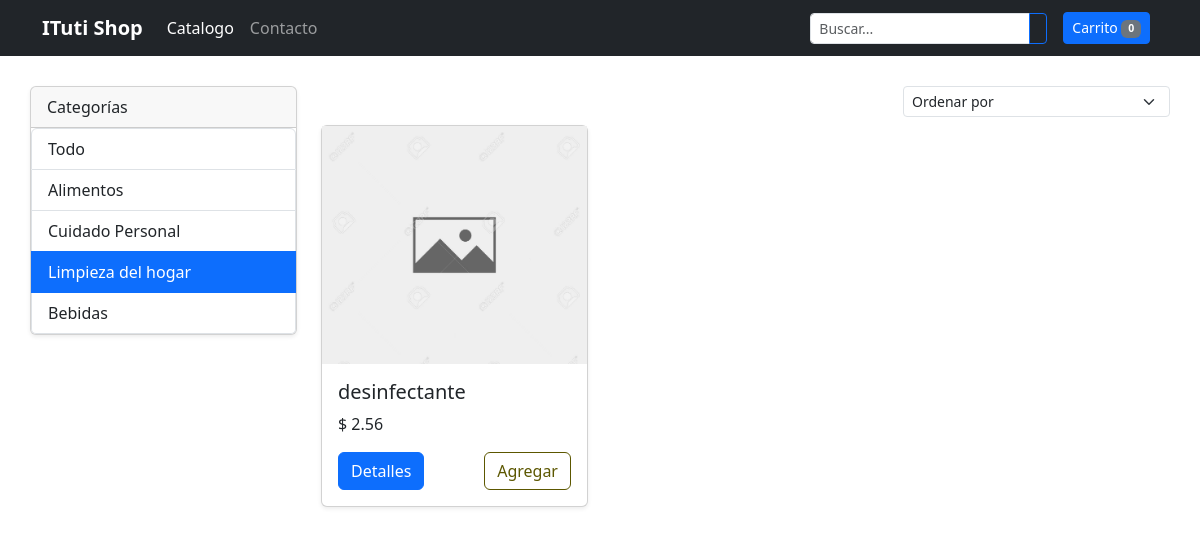
/index.php?cat=3, run on the app's committed database.
### tables this page shows
CREATE TABLE `categorias` (
  `id` int(11) NOT NULL,
  `nombre` varchar(200) NOT NULL,
  `activo` int(11) NOT NULL
);

CREATE TABLE `productos` (
  `id` int(11) NOT NULL,
  `nombre` varchar(200) NOT NULL,
  `descripcion` text NOT NULL,
  `precio` decimal(10,2) NOT NULL,
  `descuento` tinyint(3) NOT NULL DEFAULT 0,
  `id_categoria` int(11) NOT NULL,
  `activo` int(11) NOT NULL,
  `imagen` varchar(100) NOT NULL
);

### config/config.php (called while the page is built, shortened)
<?php
    $num_cart = 0;
?>

### index.php (the view, shortened to what this page needs)
<?php
    require 'config/config.php';
    $db = new Database();
    $con = $db->conectar();
    $idCategoria = $_GET['cat'] ?? '';
    $orden = $_GET['orden'] ?? '';
    $filtro = '';
    $orders = [
        'asc' => 'nombre ASC',
        'desc' => 'nombre DESC',
        'precio_alto' => 'precio DESC',
        'precio_bajo' => 'precio ASC'
    ];
    $order = $orders[$orden] ?? '';
    if(!empty($idCategoria)){
        $sql = $con->prepare("SELECT id, nombre, precio FROM productos WHERE activo = 1 $filtro AND id_Categoria=?
        $order");
        $sql->execute([$idCategoria]);
    } else {
        $sql = $con->prepare("SELECT id, nombre, precio FROM productos WHERE activo = 1 $filtro $order");
        $sql->execute();
    }
    $resultado = $sql->fetchAll(PDO::FETCH_ASSOC);
    $sqlCategorias = $con->prepare("SELECT id, nombre FROM categorias WHERE activo = 1");
    $sqlCategorias->execute();
    $categorias = $sqlCategorias->fetchAll(PDO::FETCH_ASSOC);
?>
<!DOCTYPE html>
<html lang="en">
<head>
    <link href="https://cdn.jsdelivr.net/npm/bootstrap@5.3.3/dist/css/bootstrap.min.css" rel="stylesheet"
>
    <link href="css/estilos.css" rel="stylesheet">
</head>
<body>
<header>
<div class="navbar navbar-expand-lg navbar-dark bg-dark">
    <div class="container">
    <a href="index.php" class="navbar-brand">
        <strong>ITuti Shop</strong>
    </a>
    <div class="collapse navbar-collapse" id="navbarHeader">
        <ul class = "navbar-nav me-auto mb-2 mb-lg-0">
            <li class="nav-item">
                <a href="index.php" class="nav-link active">Catalogo</a>
            </li>
            <li class="nav-item">
                <a href="index.php" class="nav-link">Contacto</a>
            </li>
        </ul>
        <form action="index.php" method="get" autocomplete="off">
            <div class = "input-group pe-3">
                <input type = "text" name = "q" id = "q" class="form-control form-control-sm"
                placeholder="Buscar..." aria-describedby = "icon-buscar">
                <button type = "submit" id="icon-buscar" class="btn btn-outline-primary btn-sm">
                </button>
            </div>
        </form>
        <a href="checkout.php" class="btn btn-primary btn-sm me-2">
            <i class = "fas fa-shopping-cart"></i> Carrito <span id="num_cart" class="badge bg-secondary"><?php echo $num_cart; ?></span>
        </a>
    </div>
    </div>
</div>
</header>
<main class = "flex-shrink-0">
    <div class="container">
        <div class="row">
            <div class="col-lg-3 col-md-3 col-sm-12 col-xs-12">
                <div class = "card shadow-sm">
                    <div class = "card-header">
                        Categorías
                    </div>
                    <div class="list-group">
                        <a href="index.php" class="list-group-item list-group-item-action">
                        Todo
                        </a>
                        <?php foreach($categorias as $categoria){ ?>
                        <a href="index.php?cat=<?php echo $categoria['id']; ?>"
                        class="list-group-item list-group-item-action <?php if($idCategoria == $categoria['id']) echo 'active'; ?>">
                            <?php echo $categoria['nombre'];?>
                        </a>
                        <?php } ?>
                    </div>
                </div>
            </div>
            <br><br>
            <div class="col-12 col-md-9">
            <div class="row row-cols-1 row-cols-sm-2 row-cols-md-3 justify-content-end g-4">
                <div class="col mb-2">
                    <form action="index.php" id="ordenForm" method="get">
                        <select name = "orden" id="orden" class="form-select form-select-sm"
                        onchange="submitForm()">
                            <option value="">Ordenar por</option>
                        </select>
                    </form>
                </div>
            </div>
        <div class="row row-cols-1 row-cols-sm-2 row-cols-md-3 g-4">
        <?php foreach($resultado as $row){ ?>
        <div class="col mb-2">
          <div class="card shadow-sm h-100">
            <?php
                $id = $row['id'];
                $imagen= "images/productos/" . $id . "/principal.jpg";
                if(!file_exists($imagen)){
                    $imagen = "images/no-photo.jpg";
                }
            ?>
            <img src="<?php echo $imagen; ?>" class="d-block w-100">
            <div class="card-body">
              <h5 class="card-title"><?php echo $row['nombre']; ?></h5>
              <p class="card-text">$ <?php echo $row['precio']; ?></p>
              <div class="d-flex justify-content-between align-items-center">
                    <div class="btn-group">
                        <a href="details.php?id=<?php echo $row['id']; ?>&token=<?php echo
                        hash_hmac('sha1', $row['id'], KEY_TOKEN); ?>" class="btn btn-primary">Detalles</a>
                    </div>
                    <button class="btn btn-yellow" type="button" onclick="addProducto(<?php echo $row['id']; ?>, '<?php echo hash_hmac('sha1', $row['id'], KEY_TOKEN); ?>')">
    Agregar
    </button>
              </div>
            </div>
          </div>
        </div>
        <?php }?>
    </div>
    </div>
    </div>
            </div>
</main>
</body>
</html>

### css/estilos.css (style rules this page uses)
main> .container { padding: 30px 0; }
.btn-yellow { color: rgb(92, 87, 0); border-color: rgb(92, 87, 0); background-color: transparent; }

### data on the page
categorias: nombre "Alimentos"
categorias: nombre "Cuidado Personal"
categorias: nombre "Limpieza del hogar"
categorias: nombre "Bebidas"
productos: nombre "desinfectante", precio "2.56"

### other printed values
$num_cart "0"
